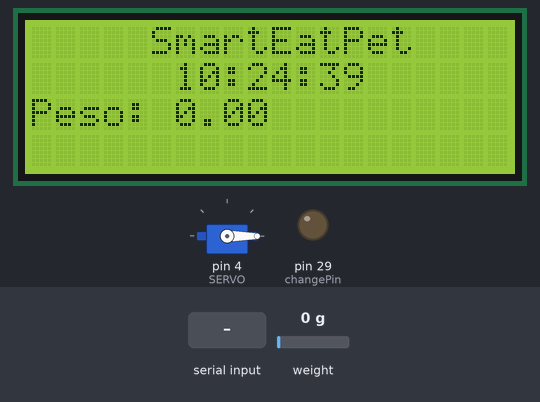
Bench run of a sketch on a simulated Arduino Mega 2560, built with avr-gcc and run on an emulated ATmega2560. Shown: servo, 20×4 character LCD, output pins drawn as LEDs (lit = HIGH). Wiring (inferred from the names in the program): DS1307 clock at I2C address 0x68. Inputs (shaded band) come from the test bench; at power-on: weight on the scale 0 g. The local clock reads 2024-03-15 10:24:30 at power-on unless the sketch sets it; storage starts empty; what the sketch prints to the serial monitor is not drawn.

Above: at 9.3 s.
9.4 s: "waiting:1\n" received over the second serial link
At 10.9 s:
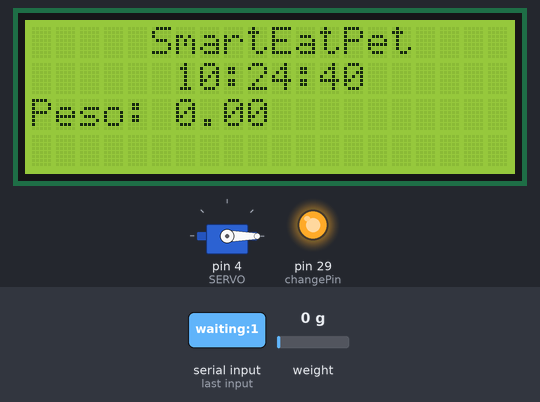
12.4 s: weight on the scale set to 100 g
At 13.5 s:
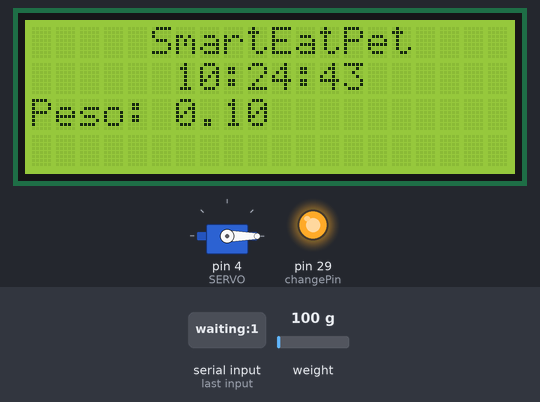
14.6 s: weight on the scale set to 1250 g
At 15.5 s:
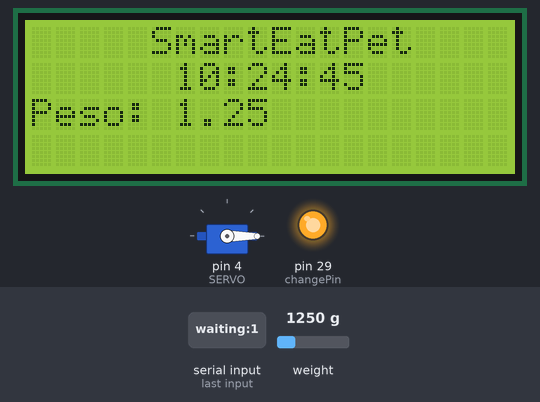
16.6 s: weight on the scale set to 2500 g
At 18.8 s:
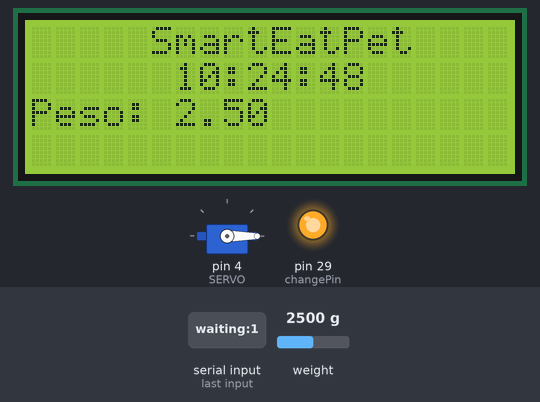
Timing chart, 0 to 19.6 s (numbered marks = the images above; inputs shaded):
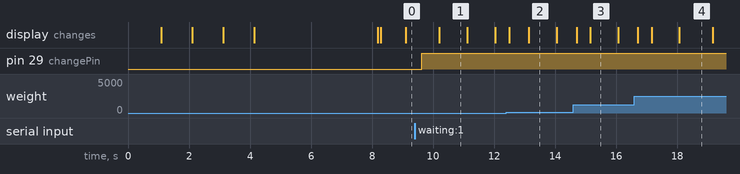

Measured:
- after the input at 9.4 s, pin 29 (changePin): LOW → HIGH after 0.23 s
- what the display in image 1 shows lasts 0.9 s, from 10.2 s to 11.1 s

The sketch:

arduinoMega.ino
```cpp
#include <Servo.h>
#include <LiquidCrystal_I2C.h>
#include <ArduinoJson.h>
#include <SD.h>
#include <SPI.h>
#include "Wire.h"
#include "HX711.h"

HX711 scale;

#define CS_PIN 53
#define sensorPin 27
#define changePin 29
#define DS1307_ADDRESS 0x68
#define LCD_ADDRESS 0x3F
#define SERVO 4

bool SDavailable = true;
int nextId = 0;
int nextHour, nextMinute;
double nextWeight;
char bufferArr[2];
byte zero = 0x00;

int pos;

float calibration_factor = -23550.00;
float scaleWeight;

String state = "closed";
String food = "done";

LiquidCrystal_I2C lcd(LCD_ADDRESS,20,4);

File file;
Servo servo;

void SelecionaDataeHora()   //Seta a data e a hora do DS1307
{
  byte segundos = 0; //Valores de 0 a 59
  byte minutos = 49; //Valores de 0 a 59
  byte horas = 14; //Valores de 0 a 23
  byte diadasemana = 1; //Valores de 0 a 6 - 0=Domingo, 1 = Segunda, etc.
  byte diadomes = 9; //Valores de 1 a 31
  byte mes = 5; //Valores de 1 a 12
  byte ano = 22; //Valores de 0 a 99

  Wire.beginTransmission(DS1307_ADDRESS);
  Wire.write(zero);

  Wire.write(ConverteParaBCD(segundos));
  Wire.write(ConverteParaBCD(minutos));
  Wire.write(ConverteParaBCD(horas));
  Wire.write(ConverteParaBCD(diadasemana));
  Wire.write(ConverteParaBCD(diadomes));
  Wire.write(ConverteParaBCD(mes));
  Wire.write(ConverteParaBCD(ano));
  Wire.write(zero);
  Wire.endTransmission();
}

byte ConverteParaBCD(byte val)
{
  //Converte o número de decimal para BCD
  return ( (val/10*16) + (val%10) );
}

void initScale(){
  int seconds = 5;
  for(int i = 0; i<seconds; i++){
    printScaleWarnig(seconds-i);
    delay(1000);
  }

  delay(1000);
  scale.set_scale();
  scale.tare();

  long zero_factor = scale.read_average();
}

void setup() {
  Serial.begin(115200);
  Serial1.begin(115200);
  while(!Serial){}

  pinMode(CS_PIN, OUTPUT);
  pinMode(changePin,OUTPUT);

  digitalWrite(changePin,!SDavailable);

  servo.attach(SERVO);
  servo.write(0);

  scale.begin(3, 2);

  Wire.begin();

  lcd.init();
  lcd.backlight();

  ///*SelecionaDataeHora();*/
  initScale();


  selectSchedule(getHour(2));
  lcd.clear();
}

void loop() {
  printHour(getHour(3));

  if(checkHour()){
    food = "waiting";
  }

  if(state == "open"){
    if(digitalRead(sensorPin)){
      Serial.println("Fechando 1");
      for(pos; pos >= 0; pos--)
      {
        servo.write(pos);
        delay(10);
      }
      state = "closed";
    }else if(checkTargetWeight()){
      Serial.println("Fechando 2");
      for(pos; pos >= 0; pos--)
      {
        servo.write(pos);
        delay(10);
      }
      food = "done";
      state = "closed";
    }
  }

  if(state == "closed" && food == "waiting"&& !digitalRead(sensorPin)){
    Serial.println("Abrindo 1");
    for(pos; pos < 255; pos++)
    {
      servo.write(pos);
      delay(10);
    }
    state = "open";
  }

  if(Serial1.available()){
    Serial1.readBytes(bufferArr,1);

    if(bufferArr[0] == 'a'){
      SDavailable = false;
      digitalWrite(changePin,!SDavailable);
      Serial1.print('z');
    }
    if(bufferArr[0] == 'b'){
      SDavailable = true;
      Serial1.print('y');
      digitalWrite(changePin,!SDavailable);
      delay(50);
      selectSchedule(getHour(2));
      Serial1.print(nextMinute);
    }
  }
}

float getScaleWeight(){
  scale.set_scale(calibration_factor);
  scaleWeight = scale.get_units(), 10;
  if (scaleWeight < 0)
  {
    scaleWeight = 0.00;
  }
  return scaleWeight;
}

void printScaleWarnig(int timeLeft){
  lcd.clear();
  lcd.setCursor(0,0);
  lcd.print("ESVAZIAR");
  lcd.setCursor(0,1);
  lcd.print(timeLeft);
}

void printHour(String nowHour){
  lcd.setCursor(5,0);
  lcd.print("SmartEatPet");
  lcd.setCursor(6,1);
  int hr = (nowHour.substring(0,nowHour.indexOf(':'))).toInt();
  int mn = (nowHour.substring(nowHour.indexOf(':')+1,nowHour.indexOf(';'))).toInt();
  int sec = (nowHour.substring(nowHour.indexOf(';')+1)).toInt();

  if(hr < 10){
    lcd.print("0");
  }
  lcd.print(hr);
  lcd.print(":");

  if(mn < 10){
    lcd.print("0");
  }
  lcd.print(mn);
  lcd.print(":");

  if(sec < 10){
    lcd.print("0");
  }
  lcd.print(sec);

  lcd.setCursor(0,2);
  lcd.print("Peso: ");
  getScaleWeight();
  lcd.print(scaleWeight);
  delay(50);
}

boolean checkHour(){
  String nowHour = getHour(2);

  int hr = (nowHour.substring(0,nowHour.indexOf(':'))).toInt();
  int mn = (nowHour.substring(nowHour.indexOf(':')+1)).toInt();

  if(nextHour == hr && nextMinute == mn){
    nextSchedule();
    return HIGH;
  }
  return LOW;
}

boolean checkTargetWeight(){
  getScaleWeight();
  return scaleWeight >= nextWeight;
}

byte convertToDecimal(byte val)
{
  //Converte de BCD para decimal
  return ( (val/16*10) + (val%16) );
}

String getHour(int infos){
  Wire.beginTransmission(DS1307_ADDRESS);
  Wire.write(zero);
  Wire.endTransmission();
  Wire.requestFrom(DS1307_ADDRESS, 7);
  int seconds = convertToDecimal(Wire.read());
  int minutes = convertToDecimal(Wire.read());
  int hours = convertToDecimal(Wire.read() & 0b111111);
  int weekDay = convertToDecimal(Wire.read());
  int Sday = convertToDecimal(Wire.read());
  int Smonth = convertToDecimal(Wire.read());
  int Syear = convertToDecimal(Wire.read());

  String nowHour = "";
  nowHour.concat(hours);
  nowHour.concat(":");
  nowHour.concat(minutes);

  if(infos == 2){
    return nowHour;
  }else if(infos == 3){
    nowHour.concat(";");
    nowHour.concat(seconds);
    return nowHour;
  }
}

String readSD(String fileName){
  if(SDavailable){
    while (!SD.begin())
    {
      Serial.println("FAIL");
    }
    file = SD.open(fileName);

    String content = "";
    while(file.available()){
      file.readBytes(bufferArr,1);
      content.concat(bufferArr[0]);
    }
    file.close();
    SD.end();
    return content;
  }else{
    return "unavailable";
  }
}

void selectSchedule(String nowHour){

  int hr = (nowHour.substring(0,nowHour.indexOf(':'))).toInt();
  int mn = (nowHour.substring(nowHour.indexOf(':')+1)).toInt();

  StaticJsonDocument<1024> doc;
  String schedules_SD = readSD("teste2.txt");
  if(schedules_SD == "unavailable"){
     return;
  }
  Serial.println(schedules_SD);
  DeserializationError error = deserializeJson(doc, schedules_SD);

  if (error) {
    Serial.print(F("deserializeJson() failed: "));
    Serial.println(error.f_str());
    return;
  }

  for (JsonObject item : doc["data"].as<JsonArray>()) {
    String _id = item["id"];
    String _hour = item["hour"];
    String _weight = item["weight"];

    int item_id = _id.toInt();
    int item_hr = (_hour.substring(0,_hour.indexOf(':'))).toInt();
    int item_mn = (_hour.substring(_hour.indexOf(':')+1)).toInt();
    double item_weight = _weight.toFloat();

    if(item_id == 1){
      nextId = item_id;
      nextHour = item_hr;
      nextMinute = item_mn;
      nextWeight = item_weight;
    }

    if(hr > item_hr ||(hr == item_hr && mn >= item_mn)){
      continue;
    }

    //hora igual minuto menor
    //hora menor

    nextId = item_id;
    nextHour = item_hr;
    nextMinute = item_mn;
    nextWeight = item_weight;
    break;
  }
  Serial.println(nextId);
  Serial.println(nextHour);
  Serial.println(nextMinute);
  Serial.println(nextWeight);
}

void nextSchedule(){
  StaticJsonDocument<1024> doc;
  String schedules_SD = readSD("teste2.txt");
  if(schedules_SD == "unavailable"){
     return;
  }
  DeserializationError error = deserializeJson(doc, schedules_SD);

  if (error) {
    Serial.print(F("deserializeJson() failed: "));
    Serial.println(error.f_str());
    return;
  }

  int first_id, first_hr, first_mn;
  double first_weight;
  for (JsonObject item : doc["data"].as<JsonArray>()) {
    String _id = item["id"];
    String _hour = item["hour"];
    String _weight = item["weight"];

    int item_id = _id.toInt();
    int item_hr = (_hour.substring(0,_hour.indexOf(':'))).toInt();
    int item_mn = (_hour.substring(_hour.indexOf(':')+1)).toInt();
    double item_weight = _weight.toFloat();

    if(item_id == 1){
      first_id = item_id;
      first_hr = item_hr;
      first_mn = item_mn;
      first_weight = item_weight;
    }

    if(nextId == (item_id-1)){
      nextId = item_id;
      nextHour = item_hr;
      nextMinute = item_mn;
      nextWeight = item_weight;
      return;
    }
  }
  nextId = first_id;
  nextHour = first_hr;
  nextMinute = first_mn;
  nextWeight = first_weight;
}
```
